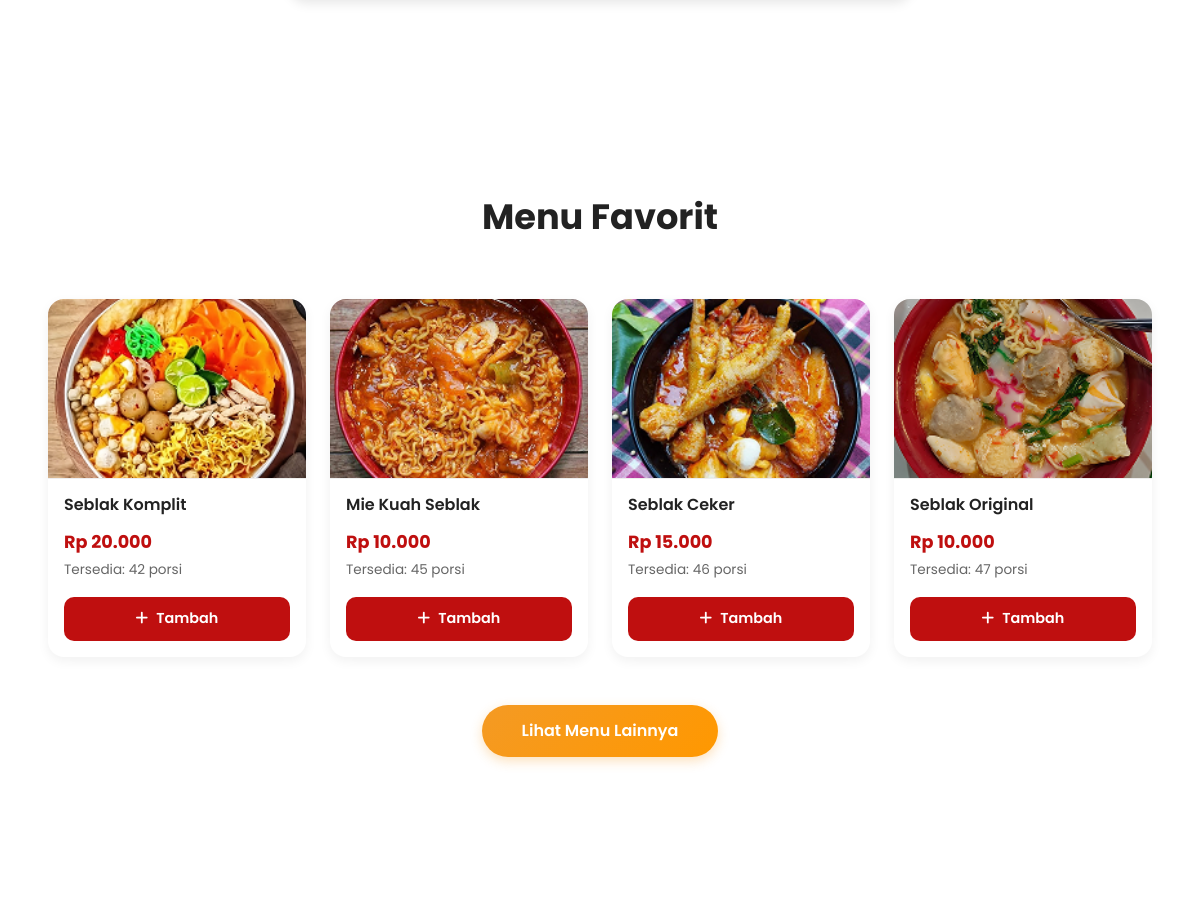
Before: / (middle part) with the older database file.
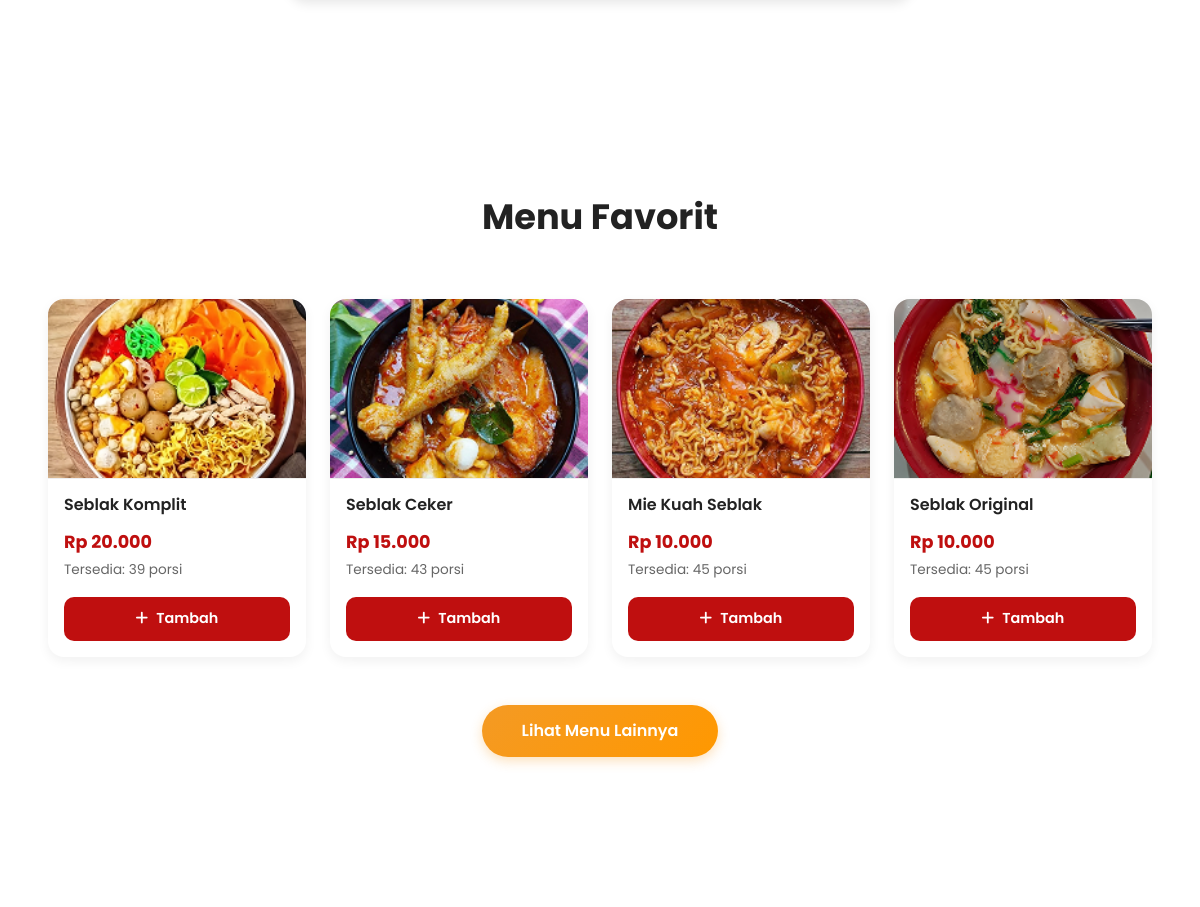
After: the same page with the newer database file.
### tables this page shows
CREATE TABLE `menu` (
  `id` int(11) NOT NULL,
  `nama_menu` varchar(200) NOT NULL,
  `kategori_id` int(11) NOT NULL,
  `harga` int(11) NOT NULL,
  `stock` int(11) DEFAULT 0,
  `foto_menu` varchar(255) DEFAULT NULL,
  `created_at` timestamp NOT NULL DEFAULT current_timestamp()
);

### index.php (the view, shortened to what this page needs)
<?php
include "config.php";
$favMenuQuery = mysqli_query($conn, "
    SELECT m.*, k.nama_kategori
    FROM menu m
    JOIN kategori k ON m.kategori_id = k.id
    WHERE m.stock > 0 AND m.stock < 50
    ORDER BY m.stock ASC
    LIMIT 4
");
$favMenus = [];
while ($row = mysqli_fetch_assoc($favMenuQuery)) {
    $favMenus[] = $row;
}
?>
<!DOCTYPE html>
<html lang="en">
<head>
    <script src="https://cdn.jsdelivr.net/npm/@tailwindcss/browser@4"></script>
    <link
        rel="stylesheet"
        href="https://cdnjs.cloudflare.com/ajax/libs/font-awesome/6.2.1/css/all.min.css" />
    <link rel="stylesheet" href="style.css">
</head>
<body>
    <section id="promo" class="promo">
        <div class="promocontainer">
        </div>
    </section>
    <section class="menu-favorit" id="menufav">
        <div class="menu-header">
            <h2>Menu Favorit</h2>
        </div>
        <div class="menu-container">
            <?php if (count($favMenus) > 0): ?>
                <?php foreach ($favMenus as $menu):
                    $stock = $menu['stock'];
                    $outOfStock = $stock <= 0;
                    $lowStock = $stock > 0 && $stock < 10;
                    $kategoriQuery = $conn->query("SELECT nama_kategori FROM kategori WHERE id = " . $menu['kategori_id']);
                    $kategoriData = $kategoriQuery->fetch_assoc();
                    $kategoriNama = $kategoriData ? $kategoriData['nama_kategori'] : 'unknown';
                ?>
                    <div class="menucard" data-name="<?= strtolower($menu['nama_menu']) ?>" data-category="<?= strtolower($kategoriNama) ?>">
                        <?php if (!empty($menu['foto_menu']) && file_exists("img/MenuTaki/" . $menu['foto_menu'])): ?>
                            <img src="img/MenuTaki/<?= htmlspecialchars($menu['foto_menu']) ?>"
                                alt="<?= htmlspecialchars($menu['nama_menu']) ?>"
                                class="menucard-image" />
                        <?php else: ?>
                            <div class="no-image">
                                <i class="fa-solid fa-utensils"></i>
                            </div>
                        <?php endif; ?>
                        <div class="menucard-content">
                            <h3><?= htmlspecialchars($menu['nama_menu']) ?></h3>
                            <p class="menucard-price">Rp <?= number_format($menu['harga'], 0, ',', '.') ?></p>
                            <?php if ($outOfStock): ?>
                                <p class="menucard-stock low">Stok Habis</p>
                                <button class="menucard-btn" disabled>
                                    <i class="fa-solid fa-ban"></i> Habis
                                </button>
                            <?php else: ?>
                                <p class="menucard-stock">Tersedia: <?= $stock ?> porsi</p>
                                <button class="menucard-btn"
                                    onclick="handleAddToCart(
                                    <?= $menu['id'] ?>,
                                    '<?= htmlspecialchars($menu['nama_menu'], ENT_QUOTES) ?>',
                                    <?= $menu['harga'] ?>,
                                    '<?= htmlspecialchars($kategoriNama, ENT_QUOTES) ?>'
                                )">
                                    <i class="fa-solid fa-plus"></i> Tambah
                                </button>
                            <?php endif; ?>
                        </div>
                    </div>
                <?php endforeach; ?>
            <?php endif; ?>
        </div>
        <div class="lihat-lainnya">
            <a href="menu.php">Lihat Menu Lainnya</a>
        </div>
    </section>
    <section class="menugerak">
    </section>
</body>
</html>

### style.css (style rules this page uses)
:root { --redcolor: #bf0f0f; --blacknav: #272727; --greencolor: #89c946; --yellow: #f49a24; }
* { margin: 0; padding: 0; box-sizing: border-box; outline: none; border: none; text-decoration: none; scroll-behavior: smooth; }
body { font-family: "Poppins", sans-serif; background-color: #ffffff; background-attachment: fixed; }
.promo { padding: 4rem 7%; background-color: #fff; }
.promocontainer { display: flex; flex-wrap: wrap; gap: 4rem; justify-content: center; }
.menu-favorit { padding: 4rem 7%; text-align: center; background-color: #fff; }
.menu-header h2 { font-size: 2rem; font-weight: 700; margin-bottom: 2.5rem; color: #1a1a1a; }
.menu-container { display: flex; justify-content: center; gap: 2.5rem; flex-wrap: wrap; }
.lihat-lainnya { margin-top: 3rem; }
.lihat-lainnya a { background-color: #ffb300; color: white; padding: 0.7rem 1.8rem; border-radius: 30px; text-decoration: none; font-weight: 600; transition: 0.3s; }
.menugerak { padding-top: 7rem; }

### index.php (style rules this page uses)
.menu-favorit { padding: 4rem 3rem; background: #ffffff; }
.menu-header { text-align: center; margin-bottom: 3rem; }
.menu-header h2 { font-size: 2.2rem; font-weight: 700; color: #222; margin-bottom: 0.5rem; position: relative; display: inline-block; }
.menu-header h2::after { content: ""; position: absolute; bottom: -10px; left: 50%; transform: translateX(-50%); width: 80px; height: 4px; border-radius: 2px; }
.menu-container { display: grid; grid-template-columns: repeat(auto-fit, minmax(220px, 1fr)); gap: 1.5rem; margin-bottom: 3rem; max-width: 1200px; margin-left: auto; margin-right: auto; }
.menucard { width: 100%; background-color: #fff; border-radius: 16px; overflow: hidden; box-shadow: 0 4px 12px rgba(0, 0, 0, 0.06); transition: all 0.25s ease; cursor: pointer; display: flex; flex-direction: column; }
.menucard-image { width: 100%; height: 180px; object-fit: cover; border-bottom: 1px solid #eee; }
.menucard-content { padding: 1rem; display: flex; flex-direction: column; flex: 1; text-align: left; }
.menucard h3 { font-size: 1rem; font-weight: 600; color: #222; margin: 0 0 0.5rem; line-height: 1.3; text-align: left; }
.menucard-price { color: #bf0f0f; font-weight: 700; font-size: 1.1rem; margin: 0.3rem 0; text-align: left; }
.menucard-stock { font-size: 0.85rem; color: #666; margin-bottom: 1rem; text-align: left; }
.menucard button { background-color: #bf0f0f; color: #fff; border: none; border-radius: 10px; padding: 0.7rem 1.2rem; font-weight: 600; font-size: 0.9rem; cursor: pointer; transition: background-color 0.2s ease; margin-top: auto; display: flex; align-items: center; justify-content: center; gap: 0.5rem; }
.lihat-lainnya { text-align: center; margin-top: 2rem; }
.lihat-lainnya a { display: inline-block; background: linear-gradient(135deg, #f49a24 0%, #ff9800 100%); color: white; padding: 0.9rem 2.5rem; border-radius: 30px; text-decoration: none; font-weight: 600; font-size: 1rem; transition: all 0.3s ease; box-shadow: 0 4px 12px rgba(244, 154, 36, 0.3); }

Changed rows visible on the page:
changed menu "Seblak Komplit": stock "42" → "39"
changed menu "Seblak Ceker": stock "46" → "43"; moves up the list
changed menu "Seblak Original": stock "47" → "45"
